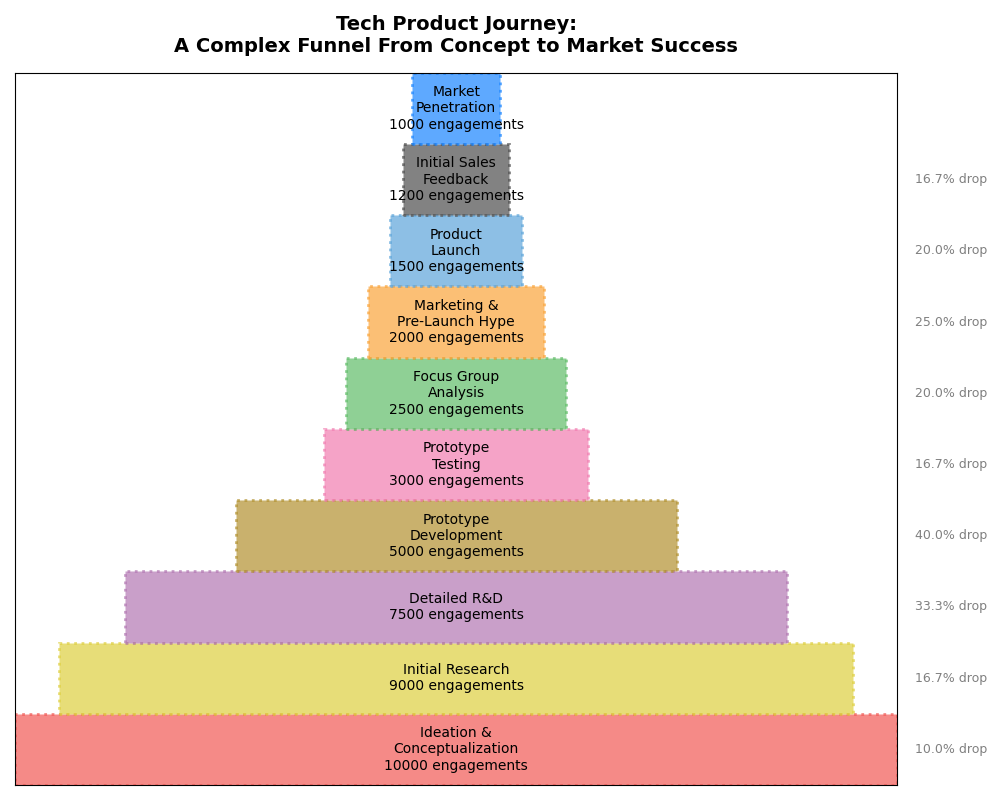

Here is the Python script that generated this plot:
import matplotlib.pyplot as plt
from matplotlib.patches import Rectangle
import numpy as np

stages = [
    "Ideation &\nConceptualization",
    "Initial Research",
    "Detailed R&D",
    "Prototype\nDevelopment",
    "Prototype\nTesting",
    "Focus Group\nAnalysis",
    "Marketing &\nPre-Launch Hype",
    "Product\nLaunch",
    "Initial Sales\nFeedback",
    "Market\nPenetration"
]
values = [10000, 9000, 7500, 5000, 3000, 2500, 2000, 1500, 1200, 1000]

percentage_drops = [(values[i] - values[i+1]) / values[i] * 100 for i in range(len(values) - 1)]

# New set of colors for each stage
colors = ['#F15854', '#DECF3F', '#B276B2', '#B2912F', '#F17CB0', '#60BD68',
          '#FAA43A', '#5DA5DA', '#4D4D4D', '#1A85FF']

fig, ax = plt.subplots(figsize=(10, 8))

y_start = 0

for i, (stage, value, color) in enumerate(zip(stages, values, colors)):
    width = value / float(max(values))
    left = (1 - width) / 2

    rect = Rectangle((left, y_start), width, 1, color=color, alpha=0.7, linestyle='dotted', linewidth=2)
    ax.add_patch(rect)

    ax.text(0.5, y_start + 0.5, f'{stage}\n{value} engagements', 
            fontsize=10, va='center', ha='center', color='black')
    
    if i < len(percentage_drops):
        ax.text(1.02, y_start + 0.5, f'{percentage_drops[i]:.1f}% drop', 
                fontsize=9, va='center', ha='left', color='gray')
    
    y_start += 1

ax.set_xlim(0, 1)
ax.set_ylim(0, len(stages))
ax.set_yticks([])
ax.set_xticks([])
ax.set_title("Tech Product Journey:\nA Complex Funnel From Concept to Market Success", 
             fontsize=14, fontweight='bold', pad=15)

ax.yaxis.grid(False)

plt.tight_layout()
plt.show()
